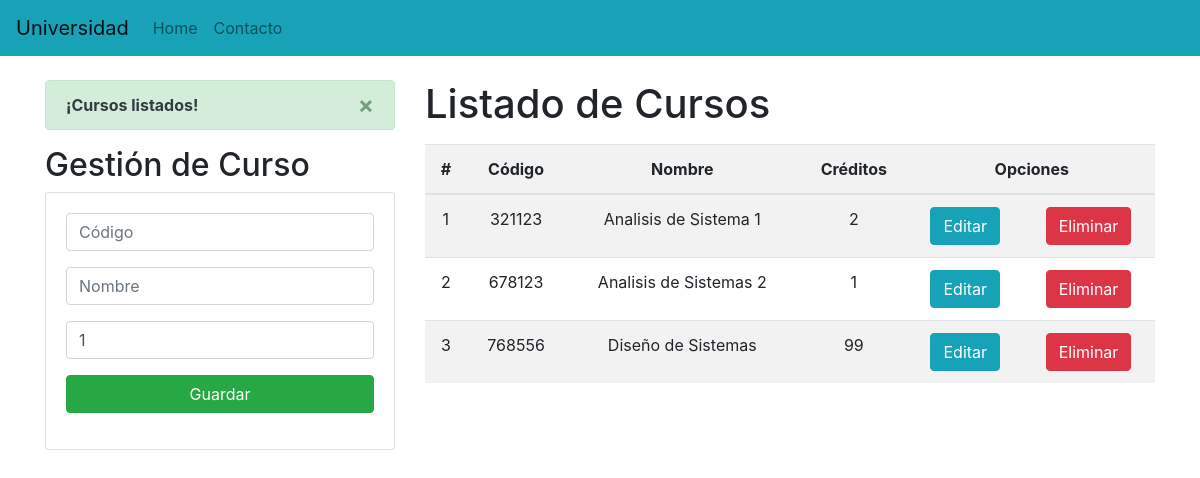
The page / on the database its author committed.
### Aplicaciones/Academico/models.py (models this page shows, shortened)
class Curso(models.Model):
    codigo=models.CharField(primary_key=True,max_length=6)
    nombre=models.CharField(max_length=50)
    creditos=models.PositiveSmallIntegerField()

### Aplicaciones/Academico/views.py (the view)
# urls.py: path('', views.home),
def home(request):
    cursosListados = Curso.objects.all()
    messages.success(request, "¡Cursos listados!")
    return  render(request, "gestionCursos.html", {"cursos" : cursosListados})

### Aplicaciones/Academico/templates/gestionCursos.html (shortened to what this page needs)
{% extends "./base.html" %}
{% block body %}
<div class="row">
      <div class="col-sm-12 col-md-6 col-lg-4 col-xl-4">
        {% if messages %}
            {% for message in messages %}
            <div class='alert alert-dismissible alert-success'>
            <strong class="text-dark">{{ message }}</strong>
            <button type="button" class="close" data-dismiss="alert">&times;</button>
            </div>
            {% endfor %}
        {% endif %}
        <h2>Gestión de Curso</h2>
        <div class="card">
            <div class="card-body">
                <form action="/registrarCurso/" method="POST">{% csrf_token %}
                    <div class="form-group">
                        <input type="text" id="txtCodigo" name="txtCodigo" class="form-control" placeholder="Código"
                        minlength="6" maxlength="6" required>
                    </div>
                    <div class="form-group">
                        <input type="text" id="txtNombre" name="txtNombre" class="form-control" placeholder="Nombre"
                         maxlength="50" required>
                    </div>
                    <div class="form-group">
                        <input type="text" id="numCreditos" name="numCreditos" class="form-control"
                        min="1" maxl="9" value="1" required>
                    </div>
                    <div class="form-group">
                        <button type="submit" class="btn btn-success btn-block text-white">Guardar</button>
                    </div>
                </form>
            </div>
        </div>
      </div>
      <div class="col-sm-12 col-md-6 col-lg-8 col-xl-8">
            <h1>Listado de Cursos</h1>
            <div class="table-responsive py-2">
              <table class="table table-striped">
                <thread>
                    <tr>
                        <th>#</th>
                        <th>Código</th>
                        <th>Nombre</th>
                        <th>Créditos</th>
                        <th colspan="2">Opciones</th>
                    </tr>
                </thread>
                <tbody>
                    {% for c in cursos %}
                    <tr>
                        <td>{{forloop.counter}}</td>
                        <td>{{c.codigo}}</td>
                        <td>{{c.nombre}}</td>
                        <td>{{c.creditos}}</td>
                        <td><a href="edicionCurso/{{c.codigo}}" class="btn btn-info">Editar</a></td>
                        <td><a href="eliminacionCurso/{{c.codigo}}" class="btn btn-danger btnEliminacion">Eliminar</a></td>
                    </tr>
                    {% endfor %}
                </tbody>
              </table>
            </div>
    </div>
</div>
{% endblock %}

### Aplicaciones/Academico/templates/base.html (shortened to what this page needs)
<!DOCTYPE html>
<html lang="en">
  <head>
    {% load static %}
    <link
      rel="stylesheet"
      href="https://cdn.jsdelivr.net/npm/bootstrap@4.5.3/dist/css/bootstrap.min.css"
    />
    <link rel="stylesheet" href="{% static 'css/gestionCursos.css' %}" />
  </head>
  <body>
    <nav class="navbar navbar-expand-lg navbar-light bg-info">
      <a class="navbar-brand" href="#">Universidad</a>
      <div class="collapse navbar-collapse" id="navbarNav">
        <ul class="navbar-nav">
          <li class="nav-item">
            <a class="nav-link" href="#"
              >Home <span class="sr-only">(current)</span></a
            >
          </li>
          <li class="nav-item">
            <a class="nav-link" href="#">Contacto</a>
          </li>
        </ul>
      </div>
    </nav>
    <div class="container py-4">{% block body %} {% endblock %}</div>
  </body>
</html>

### Aplicaciones/Academico/static/css/gestionCursos.css (style rules this page uses)
th, td { text-align:center; vertical-align: middle; }

### rows shown on the page
Curso: codigo "321123", nombre "Analisis de Sistema 1", creditos "2"
Curso: codigo "678123", nombre "Analisis de Sistemas 2", creditos "1"
Curso: codigo "768556", nombre "Diseño de Sistemas", creditos "99"

### other values the page prints
{{ message }} "¡Cursos listados!"
